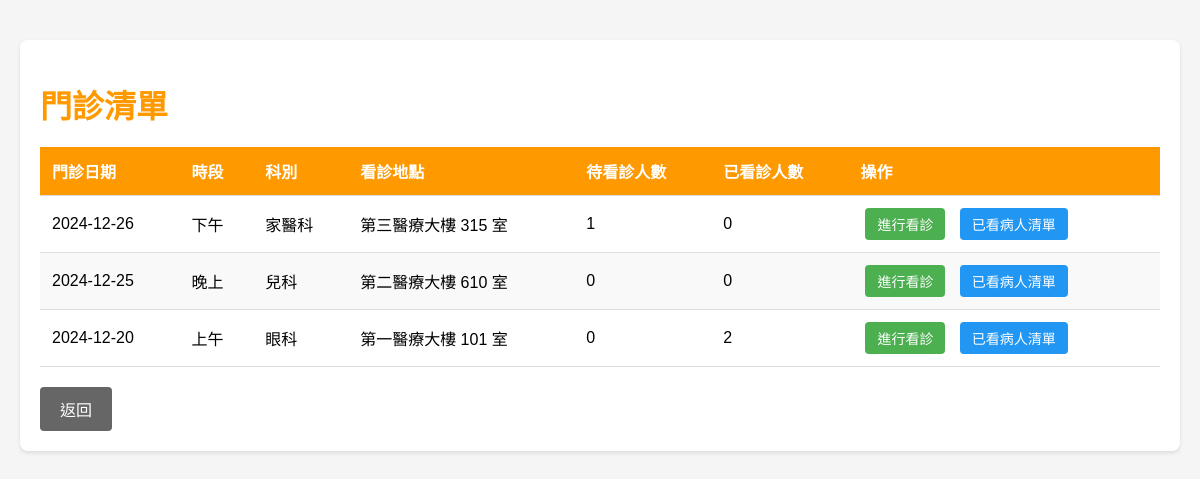
The page /php/doctor/clinic_list.php (signed in) on the database its author committed.
### tables this page shows
CREATE TABLE `clinic` (
  `clinic_id` char(7) NOT NULL,
  `clinic_date` date NOT NULL,
  `period` enum('morning','afternoon','evening') NOT NULL,
  `department_id` char(7) NOT NULL,
  `location` varchar(100) DEFAULT NULL,
  `doctor_id` char(7) NOT NULL
);

CREATE TABLE `department` (
  `department_id` char(7) NOT NULL,
  `department_name` varchar(50) NOT NULL
);

### php/doctor/clinic_list.php (the view, shortened to what this page needs)
<?php
require_once '../common/db_conn.php';
try {
    $stmt = $db->prepare("
        SELECT c.clinic_id, c.clinic_date, c.period, c.location,
               d.department_name,
               COUNT(DISTINCT a.appointment_id) as appointment_count,
               COUNT(DISTINCT mr.record_id) as treated_count
        FROM clinic c
        JOIN department d ON c.department_id = d.department_id
        LEFT JOIN appointment a ON c.clinic_id = a.clinic_id
        LEFT JOIN medical_record mr ON c.clinic_id = mr.clinic_id
        WHERE c.doctor_id = ?
        GROUP BY c.clinic_id
        ORDER BY c.clinic_date DESC,
                 FIELD(c.period, 'morning', 'afternoon', 'evening')
    ");
    $stmt->execute([$_SESSION['user_id']]);
    $clinics = $stmt->fetchAll();
} catch (PDOException $e) {
    $error_message = "系統錯誤，請稍後再試";
}
function getPeriodText($period) {
    switch ($period) {
        case 'morning':
            return '上午';
        case 'afternoon':
            return '下午';
        case 'evening':
            return '晚上';
    }
}
?>
<!DOCTYPE html>
<html lang="zh-Hant">
<head>
</head>
<body>
    <div class="container">
        <h1>門診清單</h1>
        <?php if (empty($clinics)): ?>
            <div class="empty-message">目前沒有門診記錄</div>
        <?php else: ?>
            <table>
                <thead>
                    <tr>
                        <th>門診日期</th>
                        <th>時段</th>
                        <th>科別</th>
                        <th>看診地點</th>
                        <th>待看診人數</th>
                        <th>已看診人數</th>
                        <th>操作</th>
                    </tr>
                </thead>
                <tbody>
                    <?php foreach ($clinics as $clinic): ?>
                        <tr>
                            <td><?php echo htmlspecialchars($clinic['clinic_date']); ?></td>
                            <td><?php echo htmlspecialchars(getPeriodText($clinic['period'])); ?></td>
                            <td><?php echo htmlspecialchars($clinic['department_name']); ?></td>
                            <td><?php echo htmlspecialchars($clinic['location']); ?></td>
                            <td><?php echo htmlspecialchars($clinic['appointment_count']); ?></td>
                            <td><?php echo htmlspecialchars($clinic['treated_count']); ?></td>
                            <td>
                                <a href="patient_consult.php?clinic_id=<?php echo urlencode($clinic['clinic_id']); ?>"
                                   class="action-btn consult-btn">進行看診</a>
                                <a href="patient_list.php?clinic_id=<?php echo urlencode($clinic['clinic_id']); ?>"
                                   class="action-btn list-btn">已看病人清單</a>
                            </td>
                        </tr>
                    <?php endforeach; ?>
                </tbody>
            </table>
        <?php endif; ?>
        <div class="button-group">
            <a href="doctor_dashboard.php" class="back-btn">返回</a>
        </div>
    </div>
</body>
</html>

### php/doctor/clinic_list.php (style rules this page uses)
body { font-family: Arial, sans-serif; max-width: 1200px; margin: 20px auto; padding: 20px; background-color: #f5f5f5; }
.container { background: white; padding: 20px; border-radius: 8px; box-shadow: 0 2px 4px rgba(0, 0, 0, 0.1); }
h1 { color: #ff9900; margin-bottom: 20px; }
table { width: 100%; border-collapse: collapse; margin-top: 20px; }
th, td { padding: 12px; text-align: left; border-bottom: 1px solid #ddd; }
th { background-color: #ff9900; color: white; }
tr:nth-child(even) { background-color: #f9f9f9; }
.button-group { margin-top: 20px; }
.back-btn { padding: 10px 20px; background-color: #666; color: white; border: none; border-radius: 4px; cursor: pointer; text-decoration: none; display: inline-block; }
.action-btn { padding: 6px 12px; border: none; border-radius: 4px; color: white; text-decoration: none; margin: 0 5px; display: inline-block; font-size: 14px; }
.consult-btn { background-color: #4CAF50; }
.list-btn { background-color: #2196F3; }

### rows shown on the page
clinic: clinic_date "2024-12-26", period "下午", department.department_name "家醫科", location "第三醫療大樓 315 室", appointment_count "1", treated_count "0"
clinic: clinic_date "2024-12-25", period "晚上", department.department_name "兒科", location "第二醫療大樓 610 室", appointment_count "0", treated_count "0"
clinic: clinic_date "2024-12-20", period "上午", department.department_name "眼科", location "第一醫療大樓 101 室", appointment_count "0", treated_count "2"
